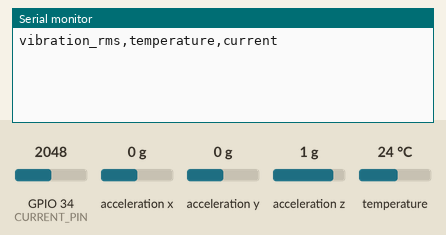
Simulated run of this sketch. Board: ESP32. On the bench: the last lines printed to the serial monitor. The test bench sets the inputs (shaded band); at power-on: acceleration x 0 g, temperature 24 °C, GPIO 34 (CURRENT_PIN) = 2048, acceleration y 0 g, acceleration z 1 g (analog values on the 0–4095 scale).

Above: at 2.2 s.
2.3 s: acceleration x set to -1.4 g
At 3.9 s:
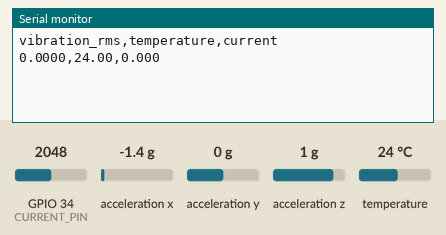
7.5 s: temperature set to 12 °C
At 8.0 s:
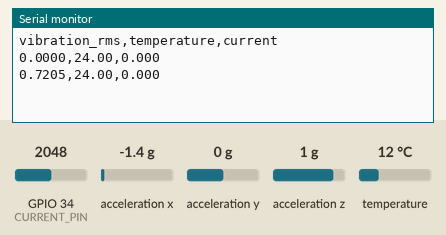
9.0 s: GPIO 34 (CURRENT_PIN) set to 2866
At 9.5 s:
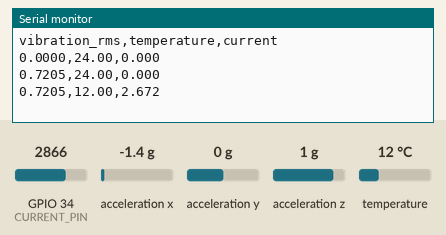
10.5 s: acceleration y set to -1.4 g
12.0 s: acceleration z set to -1.4 g
At 12.8 s:
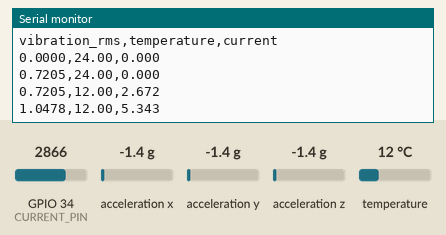
13.5 s: temperature set to 19 °C
At 15.8 s:
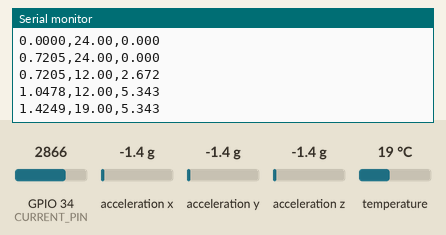
Timing chart, 0 to 16.0 s (numbered marks = the images above; inputs shaded):
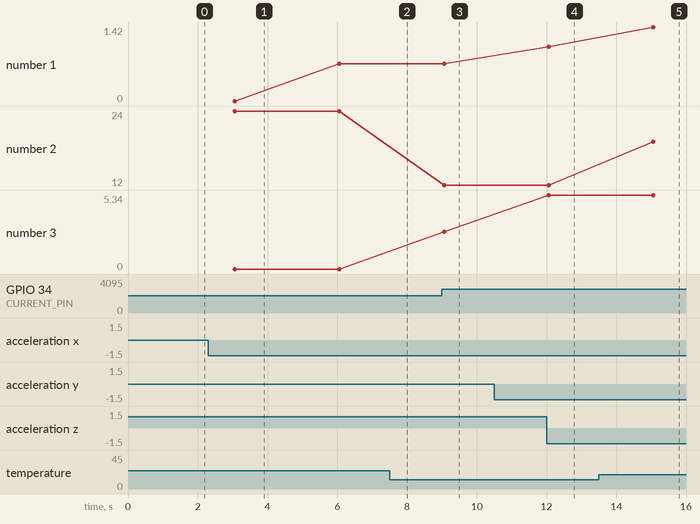

Measured:
- after the input at 9.0 s, the serial monitor: prints a new line after 0.06 s (image 3)
- after the input at 13.5 s, the serial monitor: prints a new line after 1.6 s (image 5)
- plotted number 2: 12 → 19 after the input at 13.5 s
- plotted number 3: 0 → 2.67 after the input at 9.0 s

The sketch:

sensor.ino
```cpp
#include <Wire.h>
#include <Adafruit_Sensor.h>
#include <Adafruit_ADXL345_U.h>
#include <OneWire.h>
#include <DallasTemperature.h>
#include <math.h>

#define ONE_WIRE_PIN 4
#define CURRENT_PIN 34

const float ACS712_SENSITIVITY = 0.185;
const float VOLTAGE_DIVIDER_FACTOR = 1.5;

const int VIBRATION_SAMPLES = 100;
const int CURRENT_SAMPLES = 200;

Adafruit_ADXL345_Unified accelerometer = Adafruit_ADXL345_Unified(12345);
OneWire oneWire(ONE_WIRE_PIN);
DallasTemperature temperatureSensor(&oneWire);

float currentOffset = 0.0;

float calibrateCurrent() {
    long total = 0;

    for (int i = 0; i < 500; i++) {
        total += analogReadMilliVolts(CURRENT_PIN);
        delay(2);
    }

    return (total / 500.0) / 1000.0 * VOLTAGE_DIVIDER_FACTOR;
}

float readVibrationRMS() {
    float sumSquares = 0.0;
    sensors_event_t event;

    for (int i = 0; i < VIBRATION_SAMPLES; i++) {
        accelerometer.getEvent(&event);

        float magnitude = sqrt(
            event.acceleration.x * event.acceleration.x +
            event.acceleration.y * event.acceleration.y +
            event.acceleration.z * event.acceleration.z
        );

        float dynamicAcceleration = (magnitude - 9.80665) / 9.80665;

        sumSquares += dynamicAcceleration * dynamicAcceleration;

        delay(10);
    }

    return sqrt(sumSquares / VIBRATION_SAMPLES);
}

float readTemperature() {
    temperatureSensor.requestTemperatures();
    return temperatureSensor.getTempCByIndex(0);
}

float readCurrent() {
    long total = 0;

    for (int i = 0; i < CURRENT_SAMPLES; i++) {
        total += analogReadMilliVolts(CURRENT_PIN);
        delayMicroseconds(500);
    }

    float measuredVoltage = (total / (float)CURRENT_SAMPLES) / 1000.0;
    measuredVoltage *= VOLTAGE_DIVIDER_FACTOR;

    return abs(measuredVoltage - currentOffset) / ACS712_SENSITIVITY;
}

void setup() {
    Serial.begin(115200);

    analogReadResolution(12);
    analogSetPinAttenuation(CURRENT_PIN, ADC_11db);

    Wire.begin(21, 22);

    if (!accelerometer.begin()) {
        while (true) {
            delay(1000);
        }
    }

    accelerometer.setRange(ADXL345_RANGE_16_G);

    temperatureSensor.begin();

    currentOffset = calibrateCurrent();

    Serial.println("vibration_rms,temperature,current");
}

void loop() {
    float vibration = readVibrationRMS();
    float temperature = readTemperature();
    float current = readCurrent();

    if (temperature == DEVICE_DISCONNECTED_C) {
        Serial.println("SENSOR_ERROR");
        delay(1000);
        return;
    }

    Serial.print(vibration, 4);
    Serial.print(",");
    Serial.print(temperature, 2);
    Serial.print(",");
    Serial.println(current, 3);

    delay(1000);
}
```
